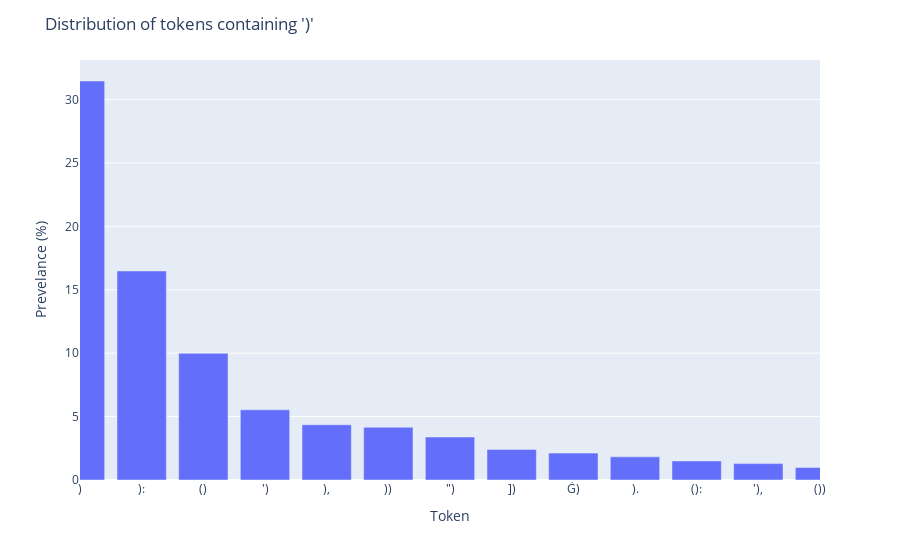
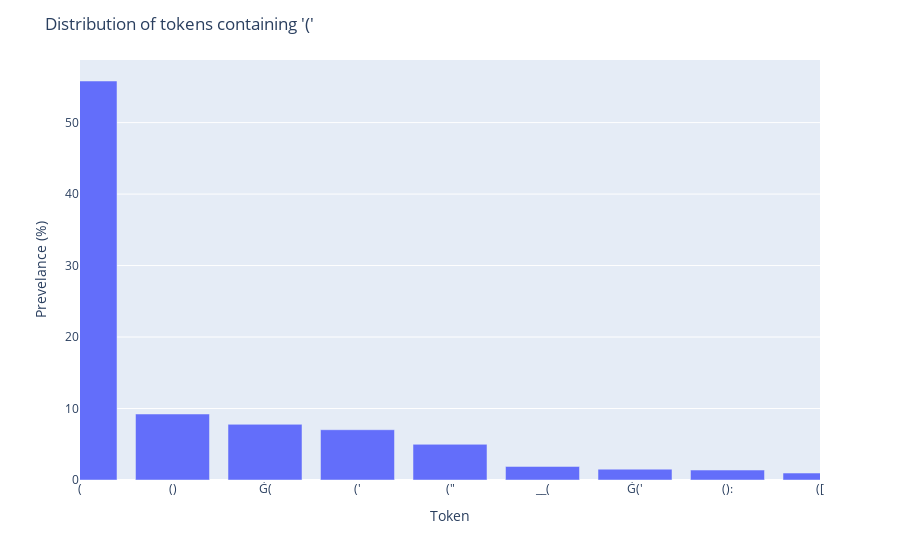

The cell these charts' notebook holds for them, in order:
### Code cell
# Print the first entry to see the keys
# plot the distribution over tokens containing ')' with plotly express
# make it a prob distribution, have it so that when i hover it shows the
# token and the probability, also ordered
import plotly.express as px

# Sort the tokens by their counts
sorted_tokens_with_bracket_counts = sorted(tokens_with_bracket_counts.items(), key=lambda x: x[1], reverse=True)

# Get the counts
counts = [count for _, count in sorted_tokens_with_bracket_counts]

# Normalize the counts
counts = [100*count / sum(counts) for count in counts]

# Get the tokens
tokens = [token for token, _ in sorted_tokens_with_bracket_counts]

# Plot the distribution
fig = px.bar(x=tokens, y=counts)

# Set the x-axis title
fig.update_xaxes(title_text="Token")

# Set the y-axis title
fig.update_yaxes(title_text="Prevelance (%)")

# zoom in to only show tokens with prob > 0.1%
# find the index of the first token with prob < 0.1%
for i, count in enumerate(counts):
    if count < 1.:
        break

# Set the x-axis range
fig.update_xaxes(range=[0, i])

# add title
fig.update_layout(title_text="Distribution of tokens containing ')'")
fig.show()

# now lets do the same for tokens containing '('
# Sort the tokens by their counts
sorted_tokens_with_close_bracket_counts = sorted(tokens_with_close_bracket_counts.items(), key=lambda x: x[1], reverse=True)

# Get the counts
counts = [count for _, count in sorted_tokens_with_close_bracket_counts]

# Normalize the counts
counts = [100*count / sum(counts) for count in counts]

# Get the tokens
tokens = [token for token, _ in sorted_tokens_with_close_bracket_counts]

# Plot the distribution
fig = px.bar(x=tokens, y=counts)

# Set the x-axis title
fig.update_xaxes(title_text="Token")

# Set the y-axis title
fig.update_yaxes(title_text="Prevelance (%)")

# zoom in to only show tokens with prob > 0.1%
# find the index of the first token with prob < 0.1%
for i, count in enumerate(counts):
    if count < 1.0:
        break

# Set the x-axis range
fig.update_xaxes(range=[0, i])

# add title
fig.update_layout(title_text="Distribution of tokens containing '('")
fig.show()

# now lets do the same for tokens containing both '(' and ')'

### Figure 1 — Plotly figure (JSON) as saved in the notebook; plotly's stock layout.template omitted (floating-point values rounded to 4 significant figures; data arrays with more than 128 entries replaced by an {"elided": "..."} marker saying what was removed)
{"data": [{"alignmentgroup": "True", "hovertemplate": "x=%{x}<br>y=%{y}<extra></extra>", "legendgroup": "", "marker": {"color": "#636efa", "pattern": {"shape": ""}}, "name": "", "offsetgroup": "", "orientation": "v", "showlegend": false, "textposition": "auto", "type": "bar", "x": {"elided": "249 str values"}, "xaxis": "x", "y": {"elided": "249 float values"}, "yaxis": "y"}], "layout": {"barmode": "relative", "legend": {"tracegroupgap": 0}, "margin": {"t": 60}, "title": {"text": "Distribution of tokens containing ')'"}, "xaxis": {"anchor": "y", "domain": [0, 1], "range": [0, 12], "title": {"text": "Token"}}, "yaxis": {"anchor": "x", "domain": [0, 1], "title": {"text": "Prevelance (%)"}}}}

### Figure 2 — Plotly figure (JSON) as saved in the notebook; plotly's stock layout.template omitted (floating-point values rounded to 4 significant figures; data arrays with more than 128 entries replaced by an {"elided": "..."} marker saying what was removed)
{"data": [{"alignmentgroup": "True", "hovertemplate": "x=%{x}<br>y=%{y}<extra></extra>", "legendgroup": "", "marker": {"color": "#636efa", "pattern": {"shape": ""}}, "name": "", "offsetgroup": "", "orientation": "v", "showlegend": false, "textposition": "auto", "type": "bar", "x": {"elided": "188 str values"}, "xaxis": "x", "y": {"elided": "188 float values"}, "yaxis": "y"}], "layout": {"barmode": "relative", "legend": {"tracegroupgap": 0}, "margin": {"t": 60}, "title": {"text": "Distribution of tokens containing '('"}, "xaxis": {"anchor": "y", "domain": [0, 1], "range": [0, 8], "title": {"text": "Token"}}, "yaxis": {"anchor": "x", "domain": [0, 1], "title": {"text": "Prevelance (%)"}}}}
